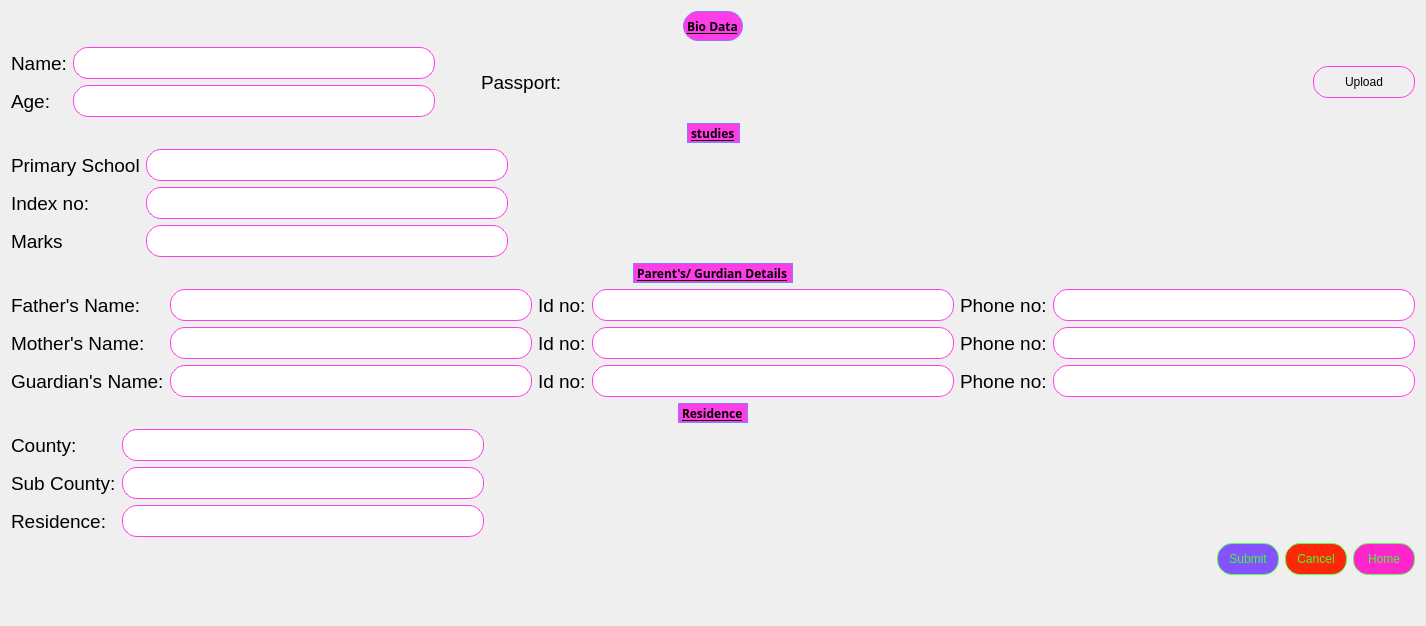
      <widget class="QWidget" name="page_3">
       <layout class="QVBoxLayout" name="verticalLayout_9">
        <item>
         <layout class="QHBoxLayout" name="horizontalLayout_12">
          <item>
           <spacer name="horizontalSpacer_12">
            <property name="orientation">
             <enum>Qt::Horizontal</enum>
            </property>
            <property name="sizeType">
             <enum>QSizePolicy::MinimumExpanding</enum>
            </property>
            <property name="sizeHint" stdset="0">
             <size>
              <width>40</width>
              <height>30</height>
             </size>
            </property>
           </spacer>
          </item>
          <item>
           <widget class="QLabel" name="label_3">
            <property name="sizePolicy">
             <sizepolicy hsizetype="Preferred" vsizetype="Preferred">
              <horstretch>0</horstretch>
              <verstretch>0</verstretch>
             </sizepolicy>
            </property>
            <property name="font">
             <font>
              <family>MS Reference Sans Serif</family>
              <weight>75</weight>
              <bold>true</bold>
              <underline>true</underline>
             </font>
            </property>
            <property name="styleSheet">
             <string notr="true">background-color: rgb(255, 61, 230);
border: 1px solid rgb(136, 125, 255);
border-radius: 15px;</string>
            </property>
            <property name="text">
             <string>Bio Data</string>
            </property>
           </widget>
          </item>
          <item>
           <spacer name="horizontalSpacer_13">
            <property name="orientation">
             <enum>Qt::Horizontal</enum>
            </property>
            <property name="sizeHint" stdset="0">
             <size>
              <width>40</width>
              <height>20</height>
             </size>
            </property>
           </spacer>
          </item>
         </layout>
        </item>
        <item>
         <layout class="QHBoxLayout" name="horizontalLayout_13">
          <property name="topMargin">
           <number>0</number>
          </property>
          <property name="bottomMargin">
           <number>0</number>
          </property>
          <item>
           <layout class="QFormLayout" name="formLayout">
            <property name="bottomMargin">
             <number>0</number>
            </property>
            <item row="0" column="0">
             <widget class="QLabel" name="label_4">
              <property name="font">
               <font>
                <pointsize>14</pointsize>
               </font>
              </property>
              <property name="text">
               <string>Name:</string>
              </property>
             </widget>
            </item>
            <item row="0" column="1">
             <widget class="QLineEdit" name="name">
              <property name="sizePolicy">
               <sizepolicy hsizetype="Fixed" vsizetype="Fixed">
                <horstretch>0</horstretch>
                <verstretch>0</verstretch>
               </sizepolicy>
              </property>
              <property name="styleSheet">
               <string notr="true">height: 30px;
width: 350px;
border: 1px solid  rgb(255, 61, 230);
border-radius: 15px;
padding-left: 10px;</string>
              </property>
             </widget>
            </item>
            <item row="1" column="0">
             <widget class="QLabel" name="label_5">
              <property name="font">
               <font>
                <pointsize>14</pointsize>
               </font>
              </property>
              <property name="text">
               <string>Age:</string>
              </property>
             </widget>
            </item>
            <item row="1" column="1">
             <widget class="QLineEdit" name="age">
              <property name="sizePolicy">
               <sizepolicy hsizetype="Fixed" vsizetype="Fixed">
                <horstretch>0</horstretch>
                <verstretch>0</verstretch>
               </sizepolicy>
              </property>
              <property name="styleSheet">
               <string notr="true">height: 30px;
width: 350px;
border: 1px solid  rgb(255, 61, 230);
border-radius: 15px;
padding-left: 10px;</string>
              </property>
             </widget>
            </item>
           </layout>
          </item>
          <item>
           <spacer name="horizontalSpacer_20">
            <property name="orientation">
             <enum>Qt::Horizontal</enum>
            </property>
            <property name="sizeType">
             <enum>QSizePolicy::Minimum</enum>
            </property>
            <property name="sizeHint" stdset="0">
             <size>
              <width>40</width>
              <height>20</height>
             </size>
            </property>
           </spacer>
          </item>
          <item>
           <widget class="QLabel" name="label_6">
            <property name="font">
             <font>
              <pointsize>14</pointsize>
             </font>
            </property>
            <property name="text">
             <string>Passport:</string>
            </property>
           </widget>
          </item>
          <item>
           <widget class="QLabel" name="showImage">
            <property name="sizePolicy">
             <sizepolicy hsizetype="Ignored" vsizetype="Ignored">
              <horstretch>0</horstretch>
              <verstretch>0</verstretch>
             </sizepolicy>
            </property>
            <property name="minimumSize">
             <size>
              <width>0</width>
              <height>0</height>
             </size>
            </property>
            <property name="text">
             <string/>
            </property>
           </widget>
          </item>
          <item>
           <widget class="QPushButton" name="SUploadPass">
            <property name="sizePolicy">
             <sizepolicy hsizetype="Fixed" vsizetype="Fixed">
              <horstretch>0</horstretch>
              <verstretch>0</verstretch>
             </sizepolicy>
            </property>
            <property name="styleSheet">
             <string notr="true">height: 30px;
width: 100px;
border: 1px solid  rgb(255, 61, 230);
border-radius: 15px;</string>
            </property>
            <property name="text">
             <string>Upload</string>
            </property>
           </widget>
          </item>
         </layout>
        </item>
        <item>
         <layout class="QHBoxLayout" name="horizontalLayout_14">
          <property name="rightMargin">
           <number>0</number>
          </property>
          <property name="bottomMargin">
           <number>0</number>
          </property>
          <item>
           <spacer name="horizontalSpacer_14">
            <property name="orientation">
             <enum>Qt::Horizontal</enum>
            </property>
            <property name="sizeHint" stdset="0">
             <size>
              <width>40</width>
              <height>20</height>
             </size>
            </property>
           </spacer>
          </item>
          <item>
           <widget class="QLabel" name="label_7">
            <property name="font">
             <font>
              <family>MS Reference Sans Serif</family>
              <weight>75</weight>
              <bold>true</bold>
              <underline>true</underline>
             </font>
            </property>
            <property name="styleSheet">
             <string notr="true">background-color: rgb(255, 61, 230);
border: 1px solid rgb(136, 125, 255);
border-radius: 15px;</string>
            </property>
            <property name="text">
             <string>studies</string>
            </property>
           </widget>
          </item>
          <item>
           <spacer name="horizontalSpacer_15">
            <property name="orientation">
             <enum>Qt::Horizontal</enum>
            </property>
            <property name="sizeHint" stdset="0">
             <size>
              <width>40</width>
              <height>20</height>
             </size>
            </property>
           </spacer>
          </item>
         </layout>
        </item>
        <item>
         <layout class="QFormLayout" name="formLayout_2">
          <property name="bottomMargin">
           <number>0</number>
          </property>
          <item row="0" column="0">
           <widget class="QLabel" name="label_8">
            <property name="font">
             <font>
              <pointsize>14</pointsize>
             </font>
            </property>
            <property name="text">
             <string>Primary School</string>
            </property>
           </widget>
          </item>
          <item row="1" column="0">
           <widget class="QLabel" name="label_9">
            <property name="font">
             <font>
              <pointsize>14</pointsize>
             </font>
            </property>
            <property name="text">
             <string>Index no:</string>
            </property>
           </widget>
          </item>
          <item row="2" column="0">
           <widget class="QLabel" name="label_10">
            <property name="font">
             <font>
              <pointsize>14</pointsize>
             </font>
            </property>
            <property name="text">
             <string>Marks</string>
            </property>
           </widget>
          </item>
          <item row="0" column="1">
           <widget class="QLineEdit" name="primaryschool">
            <property name="sizePolicy">
             <sizepolicy hsizetype="Fixed" vsizetype="Fixed">
              <horstretch>0</horstretch>
              <verstretch>0</verstretch>
             </sizepolicy>
            </property>
            <property name="styleSheet">
             <string notr="true">height: 30px;
width: 350px;
border: 1px solid  rgb(255, 61, 230);
border-radius: 15px;
padding-left: 10px;</string>
            </property>
           </widget>
          </item>
          <item row="2" column="1">
           <widget class="QLineEdit" name="marks">
            <property name="sizePolicy">
             <sizepolicy hsizetype="Fixed" vsizetype="Fixed">
              <horstretch>0</horstretch>
              <verstretch>0</verstretch>
             </sizepolicy>
            </property>
            <property name="styleSheet">
             <string notr="true">height: 30px;
width: 350px;
border: 1px solid  rgb(255, 61, 230);
border-radius: 15px;
padding-left: 10px;</string>
            </property>
           </widget>
          </item>
          <item row="1" column="1">
           <widget class="QLineEdit" name="indexno">
            <property name="sizePolicy">
             <sizepolicy hsizetype="Fixed" vsizetype="Fixed">
              <horstretch>0</horstretch>
              <verstretch>0</verstretch>
             </sizepolicy>
            </property>
            <property name="styleSheet">
             <string notr="true">height: 30px;
width: 350px;
border: 1px solid  rgb(255, 61, 230);
border-radius: 15px;
padding-left: 10px;</string>
            </property>
           </widget>
          </item>
         </layout>
        </item>
        <item>
         <layout class="QHBoxLayout" name="horizontalLayout_15">
          <property name="bottomMargin">
           <number>0</number>
          </property>
          <item>
           <spacer name="horizontalSpacer_16">
            <property name="orientation">
             <enum>Qt::Horizontal</enum>
            </property>
            <property name="sizeHint" stdset="0">
             <size>
              <width>40</width>
              <height>20</height>
             </size>
            </property>
           </spacer>
          </item>
          <item>
           <widget class="QLabel" name="label_11">
            <property name="font">
             <font>
              <family>MS Reference Sans Serif</family>
              <weight>75</weight>
              <bold>true</bold>
              <underline>true</underline>
             </font>
            </property>
            <property name="styleSheet">
             <string notr="true">background-color: rgb(255, 61, 230);
border: 1px solid rgb(136, 125, 255);
border-radius: 15px;</string>
            </property>
            <property name="text">
             <string>Parent's/ Gurdian Details</string>
            </property>
           </widget>
          </item>
          <item>
           <spacer name="horizontalSpacer_17">
            <property name="orientation">
             <enum>Qt::Horizontal</enum>
            </property>
            <property name="sizeHint" stdset="0">
             <size>
              <width>40</width>
              <height>20</height>
             </size>
            </property>
           </spacer>
          </item>
         </layout>
        </item>
        <item>
         <layout class="QGridLayout" name="gridLayout_2">
          <property name="bottomMargin">
           <number>0</number>
          </property>
          <item row="1" column="0">
           <widget class="QLabel" name="label_13">
            <property name="font">
             <font>
              <pointsize>14</pointsize>
             </font>
            </property>
            <property name="text">
             <string>Mother's Name:</string>
            </property>
           </widget>
          </item>
          <item row="1" column="1">
           <widget class="QLineEdit" name="mothername">
            <property name="styleSheet">
             <string notr="true">height: 30px;
width: 350px;
border: 1px solid  rgb(255, 61, 230);
border-radius: 15px;
padding-left: 10px;</string>
            </property>
           </widget>
          </item>
          <item row="1" column="3">
           <widget class="QLineEdit" name="Mid">
            <property name="styleSheet">
             <string notr="true">height: 30px;
width: 350px;
border: 1px solid  rgb(255, 61, 230);
border-radius: 15px;
padding-left: 10px;</string>
            </property>
            <property name="inputMethodHints">
             <set>Qt::ImhPreferNumbers</set>
            </property>
           </widget>
          </item>
          <item row="0" column="0">
           <widget class="QLabel" name="label_12">
            <property name="font">
             <font>
              <pointsize>14</pointsize>
             </font>
            </property>
            <property name="text">
             <string>Father's Name:</string>
            </property>
           </widget>
          </item>
          <item row="2" column="1">
           <widget class="QLineEdit" name="guardianName">
            <property name="styleSheet">
             <string notr="true">height: 30px;
width: 350px;
border: 1px solid  rgb(255, 61, 230);
border-radius: 15px;
padding-left: 10px;</string>
            </property>
           </widget>
          </item>
          <item row="2" column="3">
           <widget class="QLineEdit" name="Gid">
            <property name="styleSheet">
             <string notr="true">height: 30px;
width: 350px;
border: 1px solid  rgb(255, 61, 230);
border-radius: 15px;
padding-left: 10px;</string>
            </property>
            <property name="inputMethodHints">
             <set>Qt::ImhPreferNumbers</set>
            </property>
           </widget>
          </item>
          <item row="0" column="4">
           <widget class="QLabel" name="label_18">
            <property name="font">
             <font>
              <pointsize>14</pointsize>
             </font>
            </property>
            <property name="text">
             <string>Phone no:</string>
            </property>
           </widget>
          </item>
          <item row="1" column="4">
           <widget class="QLabel" name="label_19">
            <property name="font">
             <font>
              <pointsize>14</pointsize>
             </font>
            </property>
            <property name="text">
             <string>Phone no:</string>
            </property>
           </widget>
          </item>
          <item row="2" column="0">
           <widget class="QLabel" name="label_14">
            <property name="font">
             <font>
              <pointsize>14</pointsize>
             </font>
            </property>
            <property name="text">
             <string>Guardian's Name:</string>
            </property>
           </widget>
          </item>
          <item row="2" column="4">
           <widget class="QLabel" name="label_20">
            <property name="font">
             <font>
              <pointsize>14</pointsize>
             </font>
            </property>
            <property name="text">
             <string>Phone no:</string>
            </property>
           </widget>
          </item>
          <item row="0" column="3">
           <widget class="QLineEdit" name="Fid">
            <property name="styleSheet">
             <string notr="true">height: 30px;
width: 350px;
border: 1px solid  rgb(255, 61, 230);
border-radius: 15px;
padding-left: 10px;</string>
            </property>
            <property name="inputMethodHints">
             <set>Qt::ImhPreferNumbers</set>
            </property>
           </widget>
          </item>
          <item row="0" column="1">
           <widget class="QLineEdit" name="fathername">
            <property name="styleSheet">
             <string notr="true">height: 30px;
border: 1px solid  rgb(255, 61, 230);
border-radius: 15px;
padding-left: 10px;</string>
            </property>
           </widget>
          </item>
          <item row="0" column="2">
           <widget class="QLabel" name="label_15">
            <property name="font">
             <font>
              <pointsize>14</pointsize>
             </font>
            </property>
            <property name="text">
             <string>Id no:</string>
            </property>
           </widget>
          </item>
          <item row="2" column="2">
           <widget class="QLabel" name="label_17">
            <property name="font">
             <font>
              <pointsize>14</pointsize>
             </font>
            </property>
            <property name="text">
             <string>Id no:</string>
            </property>
           </widget>
          </item>
          <item row="1" column="2">
           <widget class="QLabel" name="label_16">
            <property name="font">
             <font>
              <pointsize>14</pointsize>
             </font>
            </property>
            <property name="text">
             <string>Id no:</string>
            </property>
           </widget>
          </item>
          <item row="0" column="5">
           <widget class="QLineEdit" name="FPhoneNo">
            <property name="styleSheet">
             <string notr="true">height: 30px;
width: 350px;
border: 1px solid  rgb(255, 61, 230);
border-radius: 15px;
padding-left: 10px;</string>
            </property>
            <property name="inputMethodHints">
             <set>Qt::ImhPreferNumbers</set>
            </property>
           </widget>
          </item>
          <item row="1" column="5">
           <widget class="QLineEdit" name="MPhoneNO">
            <property name="styleSheet">
             <string notr="true">height: 30px;
width: 350px;
border: 1px solid  rgb(255, 61, 230);
border-radius: 15px;
padding-left: 10px;</string>
            </property>
            <property name="inputMethodHints">
             <set>Qt::ImhPreferNumbers</set>
            </property>
           </widget>
          </item>
          <item row="2" column="5">
           <widget class="QLineEdit" name="GPhoneNo">
            <property name="styleSheet">
             <string notr="true">height: 30px;
width: 350px;
border: 1px solid  rgb(255, 61, 230);
border-radius: 15px;
padding-left: 10px;</string>
            </property>
            <property name="inputMethodHints">
             <set>Qt::ImhPreferNumbers</set>
            </property>
           </widget>
          </item>
         </layout>
        </item>
        <item>
         <layout class="QHBoxLayout" name="horizontalLayout_16">
          <property name="bottomMargin">
           <number>0</number>
          </property>
          <item>
           <spacer name="horizontalSpacer_18">
            <property name="orientation">
             <enum>Qt::Horizontal</enum>
            </property>
            <property name="sizeHint" stdset="0">
             <size>
              <width>40</width>
              <height>20</height>
             </size>
            </property>
           </spacer>
          </item>
          <item>
           <widget class="QLabel" name="label_21">
            <property name="font">
             <font>
              <family>MS Reference Sans Serif</family>
              <weight>75</weight>
              <italic>false</italic>
              <bold>true</bold>
              <underline>true</underline>
             </font>
            </property>
            <property name="styleSheet">
             <string notr="true">background-color: rgb(255, 61, 230);
border: 1px solid rgb(136, 125, 255);
border-radius: 15px;</string>
            </property>
            <property name="text">
             <string>Residence</string>
            </property>
           </widget>
          </item>
          <item>
           <spacer name="horizontalSpacer_19">
            <property name="orientation">
             <enum>Qt::Horizontal</enum>
            </property>
            <property name="sizeHint" stdset="0">
             <size>
              <width>40</width>
              <height>20</height>
             </size>
            </property>
           </spacer>
          </item>
         </layout>
        </item>
        <item>
         <layout class="QFormLayout" name="formLayout_3">
          <property name="bottomMargin">
           <number>0</number>
          </property>
          <item row="0" column="0">
           <widget class="QLabel" name="label_22">
            <property name="font">
             <font>
              <pointsize>14</pointsize>
             </font>
            </property>
            <property name="text">
             <string>County:</string>
            </property>
           </widget>
          </item>
          <item row="1" column="0">
           <widget class="QLabel" name="label_23">
            <property name="font">
             <font>
              <pointsize>14</pointsize>
             </font>
            </property>
            <property name="text">
             <string>Sub County:</string>
            </property>
           </widget>
          </item>
          <item row="2" column="0">
           <widget class="QLabel" name="label_24">
            <property name="font">
             <font>
              <pointsize>14</pointsize>
             </font>
            </property>
            <property name="text">
             <string>Residence:</string>
            </property>
           </widget>
          </item>
          <item row="1" column="1">
           <widget class="QLineEdit" name="subcounty">
            <property name="sizePolicy">
             <sizepolicy hsizetype="Fixed" vsizetype="Fixed">
              <horstretch>0</horstretch>
              <verstretch>0</verstretch>
             </sizepolicy>
            </property>
            <property name="styleSheet">
             <string notr="true">height: 30px;
width: 350px;
border: 1px solid  rgb(255, 61, 230);
border-radius: 15px;
padding-left: 10px;</string>
            </property>
           </widget>
          </item>
          <item row="2" column="1">
           <widget class="QLineEdit" name="residence">
            <property name="sizePolicy">
             <sizepolicy hsizetype="Fixed" vsizetype="Fixed">
              <horstretch>0</horstretch>
              <verstretch>0</verstretch>
             </sizepolicy>
            </property>
            <property name="styleSheet">
             <string notr="true">height: 30px;
width: 350px;
border: 1px solid  rgb(255, 61, 230);
border-radius: 15px;
padding-left: 10px;</string>
            </property>
           </widget>
          </item>
          <item row="0" column="1">
           <widget class="QLineEdit" name="county">
            <property name="sizePolicy">
             <sizepolicy hsizetype="Fixed" vsizetype="Fixed">
              <horstretch>0</horstretch>
              <verstretch>0</verstretch>
             </sizepolicy>
            </property>
            <property name="styleSheet">
             <string notr="true">height: 30px;
width: 350px;
border: 1px solid  rgb(255, 61, 230);
border-radius: 15px;
padding-left: 10px;</string>
            </property>
           </widget>
          </item>
         </layout>
        </item>
        <item>
         <layout class="QHBoxLayout" name="horizontalLayout_20">
          <item>
           <spacer name="horizontalSpacer_27">
            <property name="orientation">
             <enum>Qt::Horizontal</enum>
            </property>
            <property name="sizeHint" stdset="0">
             <size>
              <width>40</width>
              <height>20</height>
             </size>
            </property>
           </spacer>
          </item>
          <item>
           <widget class="QPushButton" name="SSubmit">
            <property name="sizePolicy">
             <sizepolicy hsizetype="Fixed" vsizetype="Fixed">
              <horstretch>0</horstretch>
              <verstretch>0</verstretch>
             </sizepolicy>
            </property>
            <property name="styleSheet">
             <string notr="true">background-color: rgb(132, 83, 255);
border: 1px solid rgb(94, 255, 83);
width: 60px ;
height: 30px;
border-radius: 15px;
color:rgb(63, 255, 42);</string>
            </property>
            <property name="text">
             <string>Submit</string>
            </property>
           </widget>
          </item>
          <item>
           <widget class="QPushButton" name="Scancel">
            <property name="sizePolicy">
             <sizepolicy hsizetype="Fixed" vsizetype="Fixed">
              <horstretch>0</horstretch>
              <verstretch>0</verstretch>
             </sizepolicy>
            </property>
            <property name="styleSheet">
             <string notr="true">background-color: rgb(255, 39, 11);
border: 1px solid rgb(94, 255, 83);
width: 60px ;
height: 30px;
border-radius: 15px;
color:rgb(63, 255, 42);</string>
            </property>
            <property name="text">
             <string>Cancel</string>
            </property>
           </widget>
          </item>
          <item>
           <widget class="QPushButton" name="SHome">
            <property name="sizePolicy">
             <sizepolicy hsizetype="Fixed" vsizetype="Fixed">
              <horstretch>0</horstretch>
              <verstretch>0</verstretch>
             </sizepolicy>
            </property>
            <property name="styleSheet">
             <string notr="true">background-color: rgb(255, 37, 204);
border: 1px solid rgb(94, 255, 83);
width: 60px ;
height: 30px;
border-radius: 15px;
color:rgb(63, 255, 42);</string>
            </property>
            <property name="text">
             <string>Home</string>
            </property>
           </widget>
          </item>
         </layout>
        </item>
        <item>
         <spacer name="verticalSpacer_4">
          <property name="orientation">
           <enum>Qt::Vertical</enum>
          </property>
          <property name="sizeType">
           <enum>QSizePolicy::Preferred</enum>
          </property>
          <property name="sizeHint" stdset="0">
           <size>
            <width>20</width>
            <height>40</height>
           </size>
          </property>
         </spacer>
        </item>
       </layout>
      </widget>
